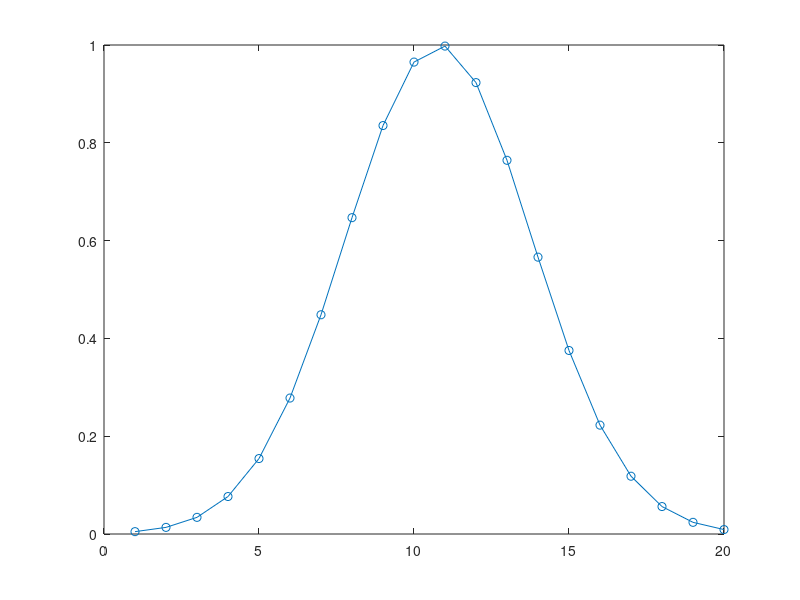

This chart was generated by the following MATLAB code:

atomPlane = [1:20];%This matrix rep id's of the Column of atoms 

time = [1:1:100];
sDev = 15; mean = time(length(time)/2); A=1;
V = A*gaussmf(time,[sDev mean]);

counter=1;ctrStep=round(length(V)/length(atomPlane));
for i=1:length(atomPlane)
    vel(i,:)= [atomPlane(i) V(counter) 0.0000 0.0000];
    counter=counter+ctrStep;
end

 plot(vel(:,1),vel(:,2),'-o');
 
 clearvars -except vel
